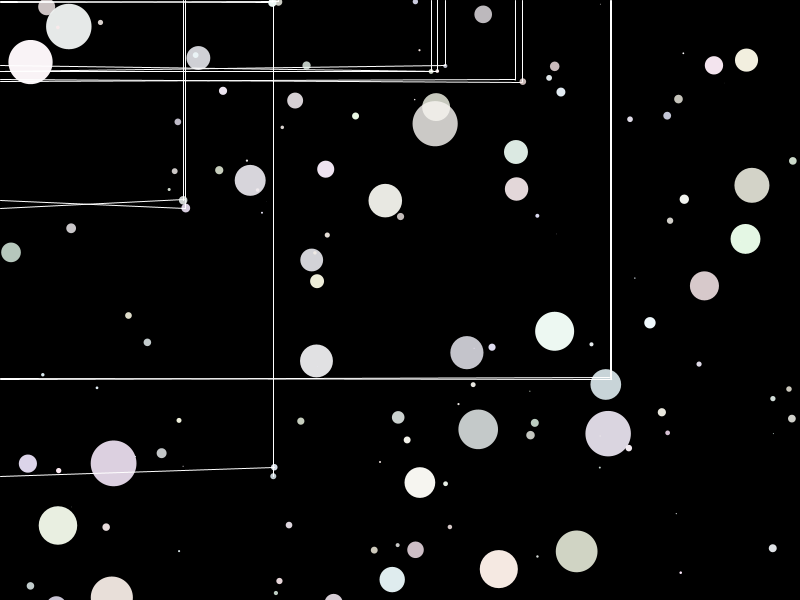
Frame 1 (no input)
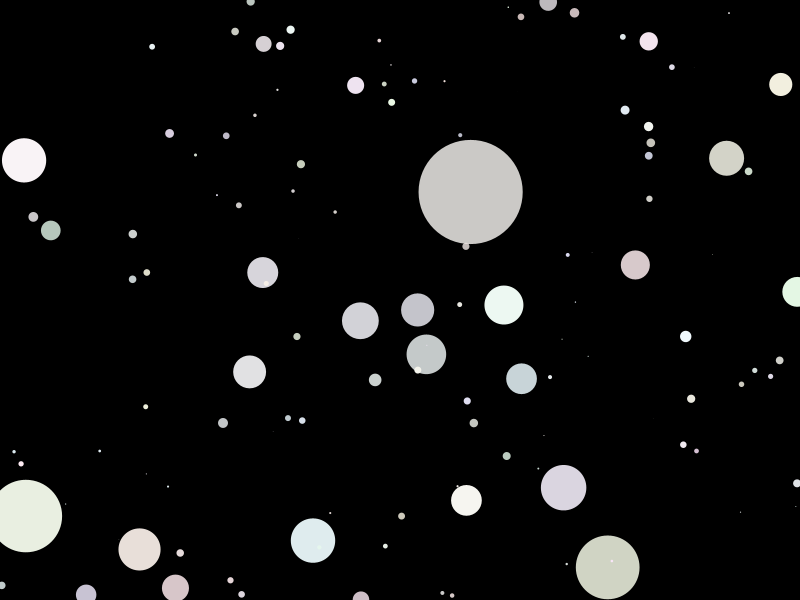
Frame 60 (the mouse pressed at the canvas centre just before this capture)
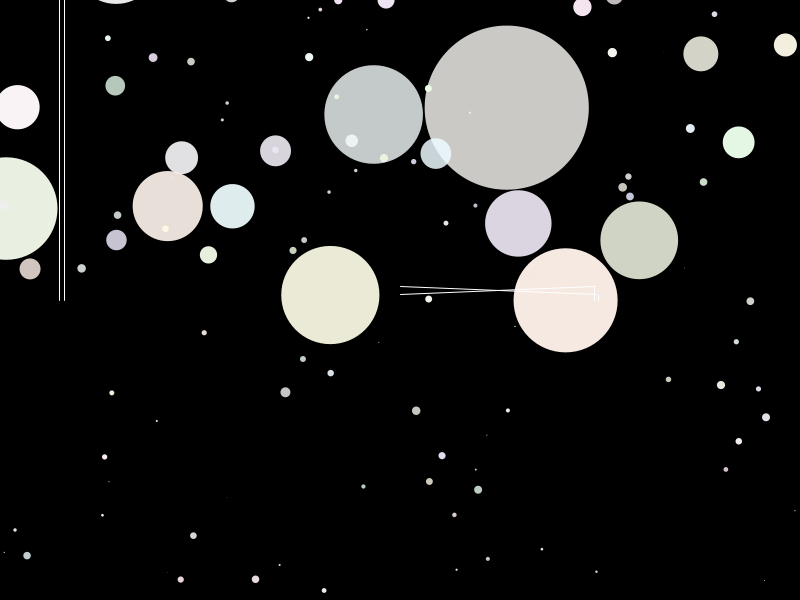
Frame 120 (the mouse held since frame 60 and released just before this capture)

The Processing sketch that drew these frames (run headless with seeded random() and noise(); from frame 60 on, the mouse is pressed at the canvas centre):

// Processing sketch: processing_117982
// ── processing_117982.pde

int NUM_BLOBS = 50;
int NUM_BLIPS = 100;

Particle[] blobs = new Particle[NUM_BLOBS];
Particle[] blips  = new Particle[NUM_BLIPS];

void setup() {
  size(800, 600);
  smooth();

  moarBlobs();
  moarBlips();
}

void moarBlobs() {
  for (int i = 0; i < NUM_BLOBS; i++) {
    float x = random(width);
    float y = random(height);
    float direction = random(0, 360);
    float speed = random(0.5, 1.5);
    color col = color(random(230, 256), random(230, 256), 
    random(230, 256), random(200, 256));
    float diameter = random(10, 50);
    blobs[i] = new Blob(x, y, direction, 
    speed, col, diameter);
  }
}

void moarBlips() {
  for (int i = 0; i < NUM_BLIPS; i++) {
    float x = random(width);
    float y = random(height);
    float direction = random(0, 360);
    float speed = random(0.5, 1.5);
    color col = color(random(230, 256), random(230, 256), 
    random(230, 256), random(200, 256));
    float diameter = random(10);
    blips[i] = new Blip(x, y, direction, 
    speed, col, diameter);
  }
}

void draw() {
  background(0, 0, 0);
  for (int i = 0; i < NUM_BLOBS; i++) {
    blobs[i].updateWrapper();
  }
  for (int i = 0; i < NUM_BLIPS; i++) {
    blips[i].updateWrapper();
  }
  if (frameCount % 1000 == 0) {
    moarBlobs();
  }
}

class Blip extends Particle {
  Blip(float x, float y, float direction, 
  float speed, color col, float diameter) {
    super(x, y, direction, speed, col, diameter);
  }

  void updateWrapper() {
    update();
    fill(col);
    noStroke();
    ellipse(x, y, diameter, diameter);
    
    for (int i = 0; i < NUM_BLIPS; i++)
    {
      Particle other = blips[i];
      if (this != other)
      {
        if (dist(x, y, other.x, other.y) < 10)
        {
          stroke(255);
          line(other.x, other.y, mouseX, y);
          line(x, y, x, mouseY);
        }
      }
    }
  }
}

class Blob extends Particle {
  Blob(float x, float y, float direction, 
  float speed, color col, float diameter) {
    super(x, y, direction, speed, col, diameter);
  }

  void updateWrapper() {
    if (diameter > 0) {
      grow();
      update();
      extendedUpdate();
    }
  }

  void grow() {
    if (growthAmount > 0) {
      diameter += 1;
      growthAmount -= 1;
    }
  }

  void extendedUpdate() {
    fill(col);
    noStroke();
    //float offsetX = map(-mouseX, width*0.15, width*0.85, 0, 1);
    float offsetY = map(height - mouseY, height*0.15, height*0.85, 0, 1);
    ellipse(x, y*offsetY, diameter, diameter);

    for (int i = 0; i < NUM_BLOBS; i++) {
      Particle other = blobs[i];
      if (this != other) {

        if (dist(x, y, other.x, other.y) < 
          (this.diameter/2) + (other.diameter/2)) {
          if (this.diameter > other.diameter) {
            this.growthAmount += other.diameter;
            other.diameter = 0;
          } 
          else {
            other.growthAmount += this.diameter;
            this.diameter = 0;
          }
        }
      }
    }
  }
}

abstract class Particle {
  float diameter = 10;
  float x = 0;
  float y = 0;
  color col = #00FFFF;
  float speed = 1;
  float direction = 0;
  float growthAmount = 0;
  boolean positiveX = true;
  boolean positiveY = true;

  Particle(float x, float y, float direction, 
  float speed, color col, float diameter) {
    this.x = x;
    this.y = y;
    this.direction = direction;
    this.speed = speed;
    this.col = col;
    this.diameter = diameter;

    float randX = random(1);
    float randY = random(1);

    this.positiveX = (randX > 0.5) ? true : false;
    this.positiveY = (randY > 0.5) ? true : false;
  }

  abstract void updateWrapper();

  void update() {
    float dX = cos(radians(direction))*speed;
    float dY = sin(radians(direction))*speed;
    if (x > width) {
      positiveX = false;
    }
    if (x < 0) {
      positiveX = true;
    }
    if (y > height) {
      positiveY = false;
    }
    if (y < 0) {
      positiveY = false;
    }

    if ((positiveX && dX > 0) || (!positiveX && dX < 0)) {
      x += dX;
    } 
    else {
      x -= dX;
    }

    if ((positiveY && dY > 0) || (!positiveY && dY < 0)) {
      y += dY;
    } 
    else {
      y -= dY;
    }
  }
}
